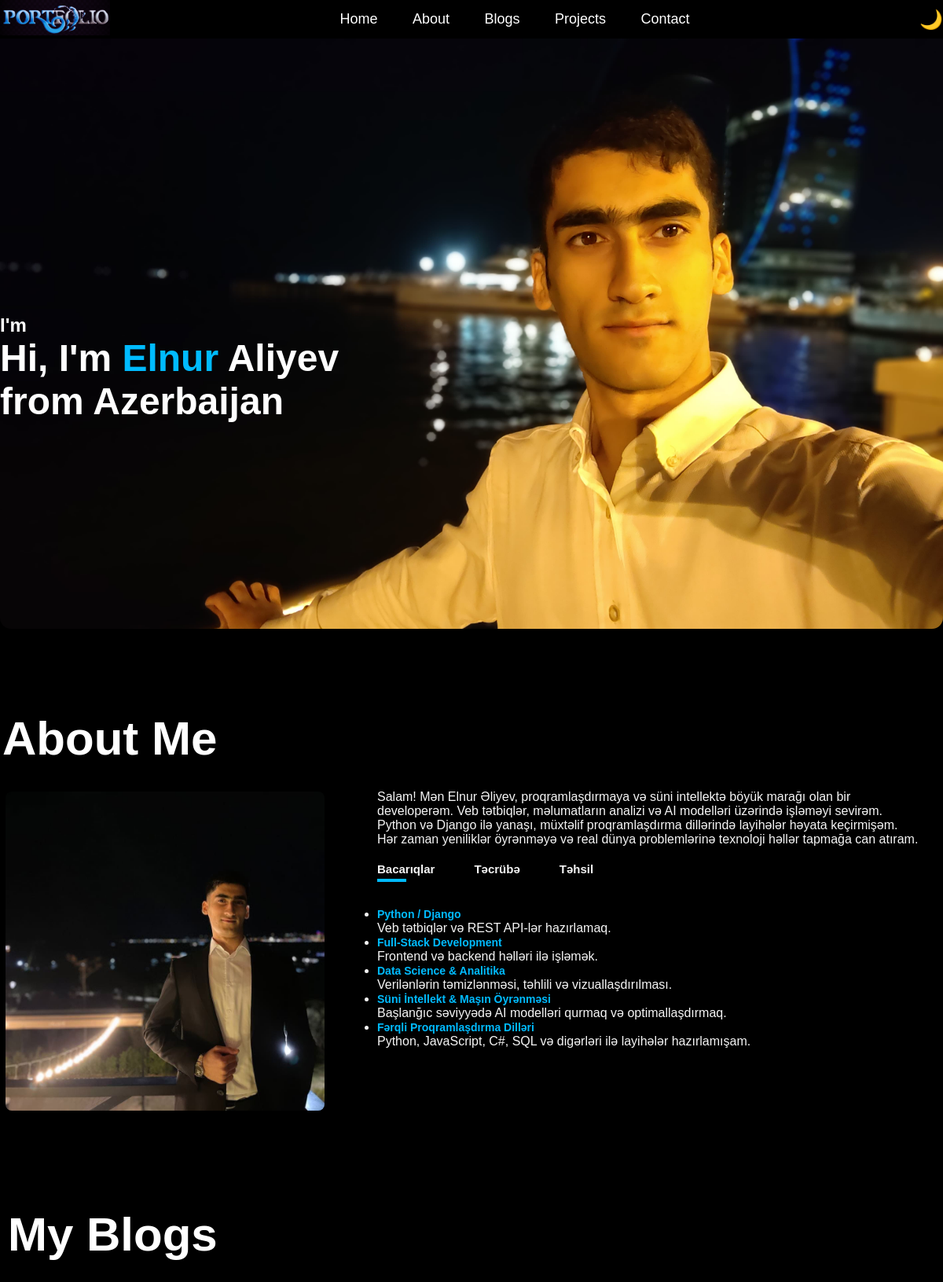
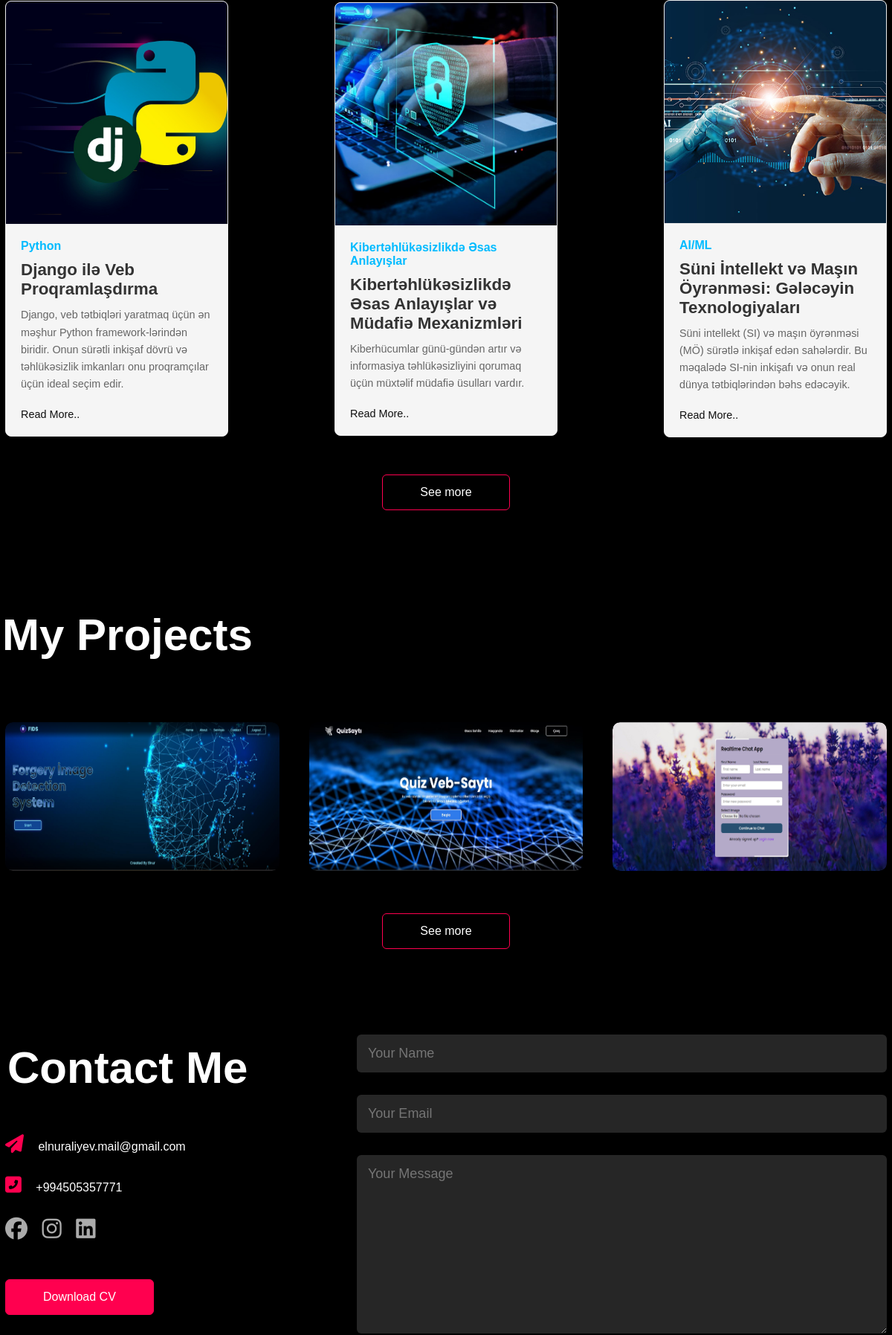
The page / (upper part) on the database its author committed (2 pictures, top to bottom).
### myapp/models.py (models this page shows, shortened)
class BlogPost(models.Model):
    title = models.CharField(max_length=200)
    category = models.CharField(max_length=100)
    summary = models.TextField()
    content = RichTextField()
    image = models.ImageField(upload_to="blog_images/")
    created_at = models.DateTimeField(auto_now_add=True)
    updated_at = models.DateTimeField(auto_now=True)
    slug = models.SlugField(unique=True, blank=True)
    likes = models.ManyToManyField(
        settings.AUTH_USER_MODEL, related_name="blog_post_likes", blank=True
    )

class Project(models.Model):
    title = models.CharField(max_length=200)
    description = models.TextField()
    image = models.ImageField(upload_to="projects/")
    created_at = models.DateTimeField(auto_now_add=True)
    slug = models.SlugField(unique=True, blank=True)
    github_link = models.URLField(max_length=255, blank=True, null=True)

### myapp/views.py (the view)
# urls.py: 2. Add a URL to urlpatterns:  path('', views.home, name='home')
def home(request):
    projects = Project.objects.all()[:3]
    posts = BlogPost.objects.all().order_by("-created_at")[:3]
    if request.method == "POST":
        form = ContactForm(request.POST)
        if form.is_valid():
            name = form.cleaned_data["name"]
            email = form.cleaned_data["email"]
            message = form.cleaned_data["message"]
            subject = f"Yeni mesaj: {name} sizə yazdı!"
            message_body = f"Ad: {name}\nE-poçt: {email}\n\nMesaj:\n{message}"
            from_email = settings.EMAIL_HOST_USER  # Sənin Gmail hesabın
            recipient_list = ["astara635@gmail.com"]  # Sənin e-poçt ünvanın
            try:
                email_message = EmailMessage(
                    subject,
                    message_body,
                    from_email,
                    recipient_list,
                    headers={
                        "Reply-To": email
                    },  # Burada istifadəçinin emaili reply üçün qoyulur
                )
                email_message.send(fail_silently=False)
                return redirect(reverse("thank_you"))
            except Exception as e:
                print(f"E-poçt göndərmə xətası: {e}")
    else:
        form = ContactForm()
    context = {
        "projects": projects,
        "posts": posts,
        "form": form,
    }
    return render(request, "home.html", context)

### myapp/forms.py
class ContactForm(forms.Form):
    name = forms.CharField(
        max_length=100,
        widget=forms.TextInput(
            attrs={"autocomplete": "off", "placeholder": "Your Name"}
        ),
    )
    email = forms.EmailField(
        widget=forms.EmailInput(
            attrs={"autocomplete": "off", "placeholder": "Your Email"}
        )
    )
    message = forms.CharField(
        widget=forms.Textarea(
            attrs={"autocomplete": "off", "placeholder": "Your Message"}
        )
    )

### myapp/templates/home.html (shortened to what this page needs)
{% load static %}
<!DOCTYPE html>
<html lang="en">
  <head>
    <link rel="stylesheet" href="{% static 'css/style.css' %}" />
    <link
      rel="stylesheet"
      href="https://cdnjs.cloudflare.com/ajax/libs/font-awesome/6.6.0/css/all.min.css"
    />
  </head>
  <body>
    <div id="home">
      <div class="container">
        <nav>
          <a style="cursor: pointer" href="{% url 'home' %}"
            ><img src="{% static 'img/logo.png' %}" alt="" class="logo"
          /></a>
          <ul id="sidemenu">
            <li><a href="#home">Home</a></li>
            <li><a href="#about">About</a></li>
            <li><a href="#blog">Blogs</a></li>
            <li><a href="#portfolio">Projects</a></li>
            <li><a href="#contact">Contact</a></li>
          </ul>
          <button id="theme-toggle" aria-label="Toggle light/dark mode">
            🌙
          </button>
        </nav>
        <div class="header-text">
          <p class="my-profession">I'm </p>
          <h1>
            Hi, I'm <span>Elnur</span> Aliyev <br />
            from Azerbaijan
          </h1>
        </div>
      </div>
    </div>
    <div id="about">
      <div class="container">
        <div class="row">
          <div class="about-col-1">
            <h1 class="sub-title">About Me</h1>
            <img src="{% static 'img/user.jpeg' %}" alt="Profil Şəkli" />
          </div>
          <div class="about-col-2">
            <div class="p">
              <p>
                Salam! Mən Elnur Əliyev, proqramlaşdırmaya və süni intellektə
                böyük marağı olan bir developerəm. Veb tətbiqlər, məlumatların
                analizi və AI modelləri üzərində işləməyi sevirəm. Python və
                Django ilə yanaşı, müxtəlif proqramlaşdırma dillərində layihələr
                həyata keçirmişəm. Hər zaman yeniliklər öyrənməyə və real dünya
                problemlərinə texnoloji həllər tapmağa can atıram.
              </p>
            </div>
            <div class="tab-titles">
              <div class="tab-links active-link" onclick="opentab('skills')">
                Bacarıqlar
              </div>
              <div class="tab-links" onclick="opentab('experience')">
                Təcrübə
              </div>
              <div class="tab-links" onclick="opentab('education')">Təhsil</div>
            </div>
            <div class="tab-contents active-tab" id="skills">
              <ul>
                <li>
                  <span>Python / Django</span><br />Veb tətbiqlər və REST
                  API-lər hazırlamaq.
                </li>
                <li>
                  <span>Full-Stack Development</span><br />Frontend və backend
                  həlləri ilə işləmək.
                </li>
                <li>
                  <span>Data Science & Analitika</span><br />Verilənlərin
                  təmizlənməsi, təhlili və vizuallaşdırılması.
                </li>
                <li>
                  <span>Süni İntellekt & Maşın Öyrənməsi</span><br />Başlanğıc
                  səviyyədə AI modelləri qurmaq və optimallaşdırmaq.
                </li>
                <li>
                  <span>Fərqli Proqramlaşdırma Dilləri</span><br />Python,
                  JavaScript, C#, SQL və digərləri ilə layihələr hazırlamışam.
                </li>
              </ul>
            </div>
          </div>
        </div>
      </div>
    </div>
    <div id="blog">
      <div class="container">
        <h1 class="sub-title">My Blogs</h1>
        <div class="blog-container">
          {% for post in posts %}
          <div class="blog-box">
            <div class="blog-img">
              <img src="{{ post.image.url }}" alt="{{ post.title }}" />
            </div>
            <div class="blog-text">
              <span>{{ post.category }}</span>
              <h3 class="blog-title">{{ post.title }}</h3>
              <p>{{ post.summary }}</p>
              <a href="{% url 'blog_detail' post.slug %}">Read More..</a>
            </div>
          </div>
          {% endfor %}
        </div>
        <a href="{% url 'blog_list' %}" class="btn">See more</a>
      </div>
    </div>
    <div id="portfolio">
      <div class="container">
        <h1 class="sub-title">My Projects</h1>
        <div class="work-list">
          {% for project in projects %}
          <div class="work">
            <img src="{{ project.image.url }}" alt="{{ project.title }}" />
          </div>
          {% endfor %}
        </div>
        <a href="{% url 'project_list' %}" class="btn">See more</a>
      </div>
    </div>
    <div id="contact">
      <div class="container">
        <div class="row">
          <div class="contact-left">
            <h1 class="sub-title">Contact Me</h1>
            <p><i class="fas fa-paper-plane"></i> elnuraliyev.mail@gmail.com</p>
            <p><i class="fas fa-phone-square-alt"></i> +994505357771</p>
            <div class="social-icons">
              <a href="https://www.facebook.com/profile.php?id=100052307970129"
                ><i class="fab fa-facebook"></i
              ></a>
              <a href="https://www.instagram.com/_al1yev07/"
                ><i class="fab fa-instagram"></i
              ></a>
              <a href="https://www.linkedin.com/in/elnur-aliyev-a17160265/"
                ><i class="fab fa-linkedin"></i
              ></a>
            </div>
            <a
              href="https://drive.google.com/uc?export=download&id=1s25tiK7kBgW0ic951p4wZfgHxSgvgns_"
              download
              class="btn btn2"
              >Download CV</a
            >
          </div>
          <div class="contact-right">
            <form method="post">
              {% csrf_token %} {{ form.name }} {{ form.email }} {{form.message}}
            </form>
          </div>
        </div>
      </div>
    </div>
  </body>
</html>

### myapp/static/css/style.css (style rules this page uses)
* { margin: 0; padding: 0; font-family: 'Poppins', sans-serif; box-sizing: border-box; }
html { scroll-behavior: smooth; }
body { background-color: black; color: white; transition: background-color 0.3s, color 0.3s; }
#home { width: 100%; height: 100vh; background-image: url("../img/elnur.jpeg"); border-radius: 14px; background-size: cover; background-position: center; position: relative; z-index: 2; }
nav { position: fixed; top: 0; width: 100%; display: flex; align-items: center; justify-content: space-between; color: white; background-color: black; transition: top 0.3s, background-color 0.3s, color 0.3s; z-index: 100; }
#theme-toggle { background: none; border: none; color: inherit; font-size: 1.5rem; cursor: pointer; transition: color 0.3s; }
.logo { width: 140px; }
nav ul li { display: inline-block; list-style: none; margin: 10px 20px; }
nav ul li a { position: relative; color: #fff; text-decoration: none; font-size: 18px; }
nav ul li a::after { content: ""; width: 0; height: 3px; background: #00bbff; position: absolute; left: 0; bottom: -6px; transition: 0.5s; }
.header-text { position: absolute; top: 50%; left: 0; color: white; font-size: 2vw; }
.header-text h1 { font-size: 4vw; }
.header-text p { font-size: 2vw; font-weight: 550; }
.header-text h1 span { color: #00bbff; }
#about { padding: 80px 0; color: whitesmoke; }
.row { display: flex; justify-content: space-between; flex-wrap: wrap; }
.about-col-1 { flex-basis: 35%; }
.about-col-1 img { width: 100%; border-radius: 15px; padding: 7px; }
.about-col-2 { flex-basis: 60%; padding-right: 30px; margin-top: 125px; }
.about-col-2 .p { width: 100%; }
.sub-title { padding-left: 3px; font-size: 60px; font-weight: 600; color: #fff; }
.tab-titles { display: flex; margin: 20px 0 40px; }
.tab-links { margin-right: 50px; font-size: 15px; font-weight: 600; cursor: pointer; position: relative; }
.tab-links::after { content: ""; width: 0; height: 4px; background: #00bbff; position: absolute; left: 0; bottom: -8px; transition: 0.5s; }
.tab-links.active-link::after { width: 50%; }
.tab-contents ul li span { color: #00bbff; font-size: 14px; font-weight: 600; }
.tab-contents { display: none; }
.tab-contents.active-tab { display: block; }
#blog { padding: 7px; border-bottom: 1px solid rgba(0, 0, 0, 0.1); text-align: left; }
.blog-container { display: flex; justify-content: space-between; align-items: center; flex-wrap: wrap; gap: 40px; }
.sub-title { line-height: 2; }
.blog-box { background: #ffffff; border: 1px solid #ececec; border-radius: 8px; overflow: hidden; width: 300px; transition: transform 0.3s; }
.blog-img img { width: 100%; height: 300px; margin-bottom: -4px; object-fit: cover; border-bottom: 1px solid #ececec; }
.blog-text { padding: 20px; text-align: left; background-color: whitesmoke; }
.blog-text span { color: #00bbff; font-size: 1rem; font-weight: 600; display: block; margin-bottom: 10px; }
.blog-title { font-size: 1.4rem; color: #333333; margin-bottom: 10px; transition: color 0.3s; }
.blog-text p { color: #666666; font-size: 0.9rem; line-height: 1.6; margin-bottom: 20px; display: -webkit-box; -webkit-box-orient: vertical; overflow: hidden; text-overflow: ellipsis; }
.blog-text a { color: #0f0f0f; font-size: 0.9rem; text-decoration: none; transition: color 0.3s; }
#portfolio { padding: 50px 0; }
.work-list { display: grid; grid-template-columns: repeat(auto-fit, minmax(250px, 1fr)); grid-gap: 40px; margin-top: 50px; padding: 7px; }
.work { border-radius: 10px; position: relative; overflow: hidden; }
.work img { width: 100%; height: 200px; border-radius: 10px; display: block; transition: transform 0.5s; }
.btn { display: block; margin: 50px auto; width: fit-content; border: 1px solid #ff004f; padding: 14px 50px; border-radius: 6px; text-decoration: none; color: #fff; transition: background 0.5s; }
.contact-left { flex-basis: 35%; padding-left: 7px; }
.contact-right { flex-basis: 60%; }
.contact-left p { margin-top: 30px; }
.contact-left p i { color: #ff004f; margin-right: 15px; font-size: 25px; }
.social-icons { margin-top: 30px; }
.social-icons a { text-decoration: none; font-size: 30px; margin-right: 15px; color: #ababab; display: inline-block; transition: transform 0.5s; }
.btn.btn2 { display: inline-block; background: #ff004f; transition: opacity 0.5s; }
.contact-right form { width: 100%; }
form input, form textarea { width: 99%; border: 0; outline: 0; background: #262626; color: whitesmoke; padding: 15px; margin: 15px 0; font-size: 18px; border-radius: 6px; }

### rows shown on the page
BlogPost: image (picture), category "Python", title "Django ilə Veb Proqramlaşdırma", summary "Django, veb tətbiqləri yaratmaq üçün ən məşhur Python framework-lərindən biridir. Onun sürətli inkişaf dövrü və təhlükəsizlik imkanları onu proqramçılar üçün ideal seçim edir."
BlogPost: image (picture), category "Kibertəhlükəsizlikdə Əsas Anlayışlar", title "Kibertəhlükəsizlikdə Əsas Anlayışlar və Müdafiə Mexanizmləri", summary "Kiberhücumlar günü-gündən artır və informasiya təhlükəsizliyini qorumaq üçün müxtəlif müdafiə üsulları vardır."
BlogPost: image (picture), category "AI/ML", title "Süni İntellekt və Maşın Öyrənməsi: Gələcəyin Texnologiyaları", summary "Süni intellekt (SI) və maşın öyrənməsi (MÖ) sürətlə inkişaf edən sahələrdir. Bu məqalədə SI-nin inkişafı və onun real dünya tətbiqlərindən bəhs edəcəyik."
Project: image (picture)
Project: image (picture)
Project: image (picture)
